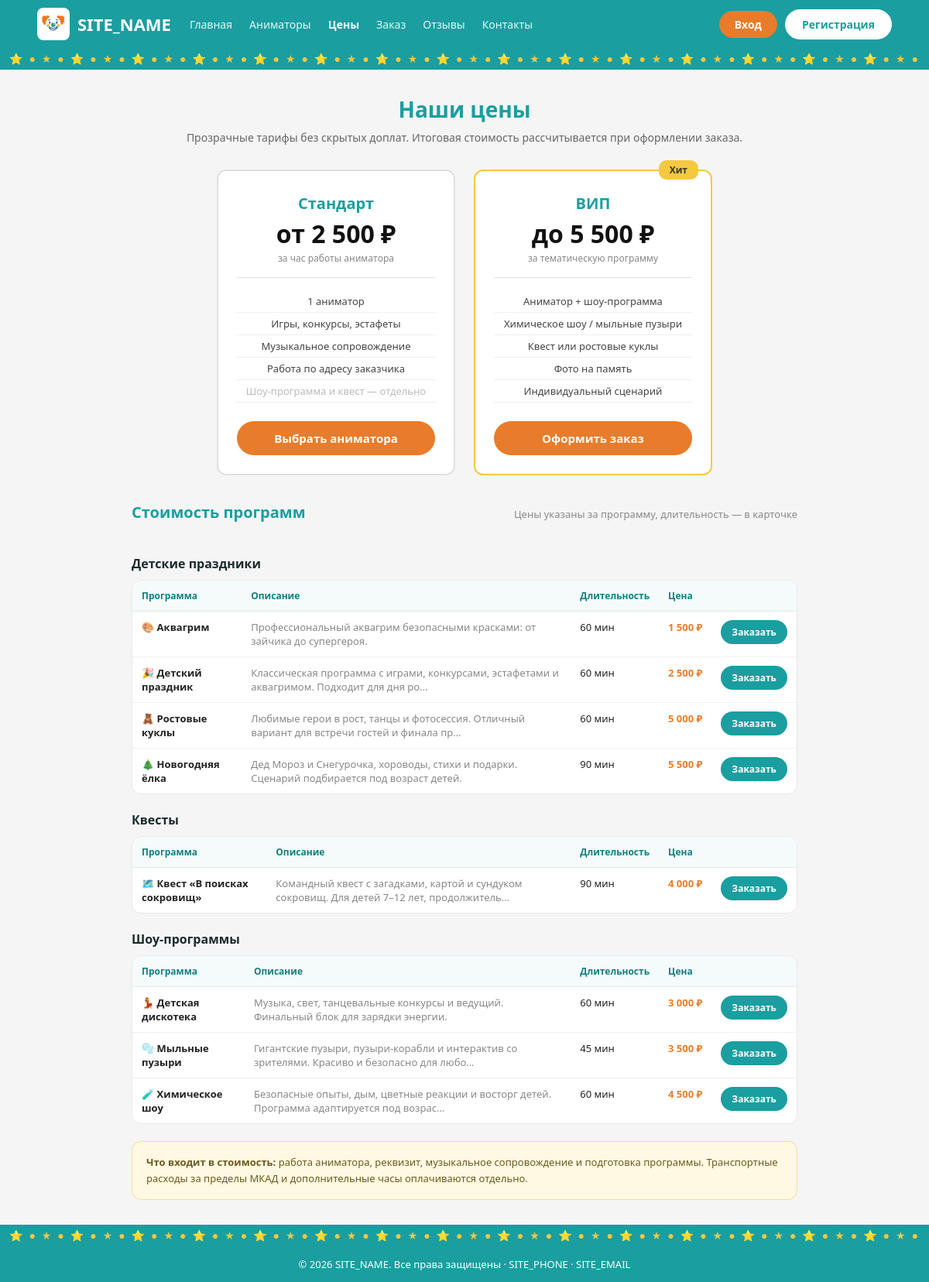
The app's page /prices.php with its own data.
### tables this page shows
CREATE TABLE IF NOT EXISTS programs (
  program_id   INT UNSIGNED NOT NULL AUTO_INCREMENT,
  title        VARCHAR(150) NOT NULL,
  category     VARCHAR(100) NOT NULL DEFAULT 'Детские праздники',
  description  TEXT,
  price        DECIMAL(10,2) NOT NULL DEFAULT 2500.00,
  duration_min SMALLINT UNSIGNED NOT NULL DEFAULT 60,
  image        VARCHAR(255) DEFAULT NULL,
  is_active    TINYINT(1) NOT NULL DEFAULT 1,
  created_at   TIMESTAMP NOT NULL DEFAULT CURRENT_TIMESTAMP,
  PRIMARY KEY (program_id),
  KEY idx_programs_category (category)
);

### functions.php (called while the page is built, shortened)
<?php
function e($value): string
{
    return htmlspecialchars((string)$value, ENT_QUOTES | ENT_SUBSTITUTE, 'UTF-8');
}
function format_price($value): string
{
    return number_format((float)$value, 0, '.', ' ') . ' ₽';
}
function program_icon(string $title, string $category = ''): string
{
    $text = mb_strtolower($title . ' ' . $category);
    if (mb_strpos($text, 'хим') !== false) return '🧪';
    if (mb_strpos($text, 'пузыр') !== false) return '🫧';
    if (mb_strpos($text, 'квест') !== false) return '🗺️';
    if (mb_strpos($text, 'кукл') !== false) return '🧸';
    if (mb_strpos($text, 'ёлк') !== false || mb_strpos($text, 'елк') !== false) return '🎄';
    if (mb_strpos($text, 'аквагрим') !== false) return '🎨';
    if (mb_strpos($text, 'дискотек') !== false) return '💃';
    return '🎉';
}
function get_programs(PDO $pdo, bool $activeOnly = true): array
{
    $sql = 'SELECT * FROM programs';
    if ($activeOnly) {
        $sql .= ' WHERE is_active = 1';
    }
    $sql .= ' ORDER BY category, price';
    return $pdo->query($sql)->fetchAll();
}

### prices.php (the view, shortened to what this page needs)
<?php
require 'db.php';
$programs = get_programs($pdo);
$minPrice = $pdo->query('SELECT MIN(hourly_rate) FROM animators WHERE is_active=1')->fetchColumn() ?: 2500;
$maxPrice = $pdo->query('SELECT MAX(price) FROM programs WHERE is_active=1')->fetchColumn() ?: 5500;
$grouped = [];
foreach ($programs as $p) {
    $grouped[$p['category']][] = $p;
}
require 'includes/header.php';
?>
<div class="page-wrap">
  <div class="page-inner">
    <h1 class="section-title-center">Наши цены</h1>
    <p class="section-sub-center">Прозрачные тарифы без скрытых доплат. Итоговая стоимость рассчитывается при оформлении заказа.</p>
    <div class="prices-grid">
      <div class="price-card">
        <div class="price-title">Стандарт</div>
        <div class="price-amount">от <?= format_price($minPrice) ?></div>
        <div class="price-per">за час работы аниматора</div>
        <div class="price-divider"></div>
        <ul class="price-features">
          <li>1 аниматор</li>
          <li>Игры, конкурсы, эстафеты</li>
          <li>Музыкальное сопровождение</li>
          <li>Работа по адресу заказчика</li>
          <li class="muted">Шоу-программа и квест — отдельно</li>
        </ul>
        <a href="animators.php" class="btn-orange" style="width:100%;text-align:center;display:block">Выбрать аниматора</a>
      </div>
      <div class="price-card vip">
        <div class="price-hit-badge">Хит</div>
        <div class="price-title">ВИП</div>
        <div class="price-amount">до <?= format_price($maxPrice) ?></div>
        <div class="price-per">за тематическую программу</div>
        <div class="price-divider"></div>
        <ul class="price-features">
          <li>Аниматор + шоу-программа</li>
          <li>Химическое шоу / мыльные пузыри</li>
          <li>Квест или ростовые куклы</li>
          <li>Фото на память</li>
          <li>Индивидуальный сценарий</li>
        </ul>
        <a href="order.php" class="btn-orange" style="width:100%;text-align:center;display:block">Оформить заказ</a>
      </div>
    </div>
    <div class="section-head" style="margin-top:34px">
      <h2 class="section-title-teal">Стоимость программ</h2>
      <span class="muted">Цены указаны за программу, длительность — в карточке</span>
    </div>
    <?php foreach ($grouped as $category => $items): ?>
      <h3 class="price-category"><?= e($category) ?></h3>
      <div class="table-wrap">
        <table class="data-table price-table">
          <thead><tr><th>Программа</th><th>Описание</th><th>Длительность</th><th>Цена</th><th></th></tr></thead>
          <tbody>
            <?php foreach ($items as $p): ?>
              <tr>
                <td><b><?= e(program_icon($p['title'], $p['category'])) ?> <?= e($p['title']) ?></b></td>
                <td class="muted"><?= e(mb_strimwidth((string)$p['description'], 0, 90, '…')) ?></td>
                <td><?= (int)$p['duration_min'] ?> мин</td>
                <td class="price-cell"><?= format_price($p['price']) ?></td>
                <td><a class="btn-teal btn-small" href="order.php?program_id=<?= (int)$p['program_id'] ?>">Заказать</a></td>
              </tr>
            <?php endforeach; ?>
          </tbody>
        </table>
      </div>
    <?php endforeach; ?>
    <div class="price-note">
      <b>Что входит в стоимость:</b> работа аниматора, реквизит, музыкальное сопровождение и подготовка программы.
      Транспортные расходы за пределы МКАД и дополнительные часы оплачиваются отдельно.
    </div>
  </div>
</div>
<?php require 'includes/footer.php'; ?>

### style.css (style rules this page uses)
*, *::before, *::after { box-sizing: border-box; margin: 0; padding: 0; }
body { font-family: 'Segoe UI', Arial, sans-serif; background: #f5f5f5; color: #222; min-height: 100vh; display: flex; flex-direction: column; }
a { text-decoration: none; color: inherit; }
.btn-orange { display: inline-block; background: #e87c2a; color: white; font-size: 15px; font-weight: 700; padding: 12px 28px; border-radius: 24px; border: none; cursor: pointer; transition: background 0.15s; }
.btn-teal { display: inline-block; background: #1a9ea0; color: white; font-size: 14px; font-weight: 600; padding: 10px 20px; border-radius: 6px; border: none; cursor: pointer; transition: background 0.15s; }
.section-title-teal { color: #1a9ea0; font-size: 20px; font-weight: 700; margin-bottom: 20px; }
.section-title-center { color: #1a9ea0; font-size: 28px; font-weight: 800; text-align: center; margin-bottom: 8px; }
.section-sub-center { text-align: center; color: #666; font-size: 14px; margin-bottom: 32px; }
.prices-grid { display: grid; grid-template-columns: repeat(2, 1fr); gap: 24px; max-width: 640px; margin: 0 auto; }
.price-card { background: white; border-radius: 12px; border: 2px solid #e0e0e0; padding: 28px 24px 24px; display: flex; flex-direction: column; align-items: center; position: relative; }
.price-card.vip { border-color: #f5c842; }
.price-hit-badge { position: absolute; top: -14px; right: 16px; background: #f5c842; color: #333; font-size: 12px; font-weight: 700; padding: 4px 14px; border-radius: 10px; }
.price-title { color: #1a9ea0; font-size: 20px; font-weight: 700; margin-bottom: 4px; }
.price-amount { font-size: 32px; font-weight: 800; color: #111; margin-bottom: 2px; }
.price-per { font-size: 12px; color: #888; margin-bottom: 16px; }
.price-divider { width: 100%; height: 1px; background: #e0e0e0; margin-bottom: 16px; }
.price-features { list-style: none; width: 100%; margin-bottom: 24px; }
.price-features li { font-size: 13px; color: #444; text-align: center; padding: 5px 0; border-bottom: 1px solid #f0f0f0; }
.price-features li.muted { color: #bbb; }
.page-wrap { background: #f5f5f5; flex: 1; padding: 32px 24px; }
.page-inner { max-width: 860px; margin: 0 auto; }
.muted { color: #888; font-size: 13px; }
.btn-small { padding: 7px 14px; font-size: 12px; border-radius: 16px; }
.section-head { display: flex; justify-content: space-between; align-items: baseline; gap: 12px; margin-bottom: 18px; }
.price-category { color: #1b2b2b; font-size: 16px; margin: 22px 0 10px; }
.price-cell { color: #e87c2a; font-weight: 800; white-space: nowrap; }
.price-note { background: #fff8e2; border: 1px solid #f2dd9b; border-radius: 12px; padding: 16px 18px; color: #6d5a1e; font-size: 13px; line-height: 1.6; margin-top: 22px; }
.table-wrap { overflow-x: auto; background: #fff; border: 1px solid #e5eaea; border-radius: 12px; }
.data-table { width: 100%; border-collapse: collapse; font-size: 13px; min-width: 560px; }
.data-table th { background: #f5fafa; color: #157e80; text-align: left; font-size: 12px; padding: 11px 12px; white-space: nowrap; border-bottom: 1px solid #e5eaea; }
.data-table td { padding: 11px 12px; border-bottom: 1px solid #eef2f2; vertical-align: top; }
.data-table tbody tr:last-child td { border-bottom: none; }

### records on screen
programs: program_icon($p['title'], $p['category']) "🎨", title "Аквагрим", description "Профессиональный аквагрим безопасными красками: от зайчика до супергероя.", duration_min "60", price "1 500 ₽"
programs: program_icon($p['title'], $p['category']) "🎉", title "Детский праздник", description "Классическая программа с играми, конкурсами, эстафетами и аквагримом. Подходит для дня ро…", duration_min "60", price "2 500 ₽"
programs: program_icon($p['title'], $p['category']) "🧸", title "Ростовые куклы", description "Любимые герои в рост, танцы и фотосессия. Отличный вариант для встречи гостей и финала пр…", duration_min "60", price "5 000 ₽"
programs: program_icon($p['title'], $p['category']) "🎄", title "Новогодняя ёлка", description "Дед Мороз и Снегурочка, хороводы, стихи и подарки. Сценарий подбирается под возраст детей.", duration_min "90", price "5 500 ₽"
programs: program_icon($p['title'], $p['category']) "🗺️", title "Квест «В поисках сокровищ»", description "Командный квест с загадками, картой и сундуком сокровищ. Для детей 7–12 лет, продолжитель…", duration_min "90", price "4 000 ₽"
programs: program_icon($p['title'], $p['category']) "💃", title "Детская дискотека", description "Музыка, свет, танцевальные конкурсы и ведущий. Финальный блок для зарядки энергии.", duration_min "60", price "3 000 ₽"
programs: program_icon($p['title'], $p['category']) "🫧", title "Мыльные пузыри", description "Гигантские пузыри, пузыри-корабли и интерактив со зрителями. Красиво и безопасно для любо…", duration_min "45", price "3 500 ₽"
programs: program_icon($p['title'], $p['category']) "🧪", title "Химическое шоу", description "Безопасные опыты, дым, цветные реакции и восторг детей. Программа адаптируется под возрас…", duration_min "60", price "4 500 ₽"

### other values on screen
SITE_NAME "SITE_NAME"
$item[0] "Главная"
$item[0] "Аниматоры"
$item[0] "Цены"
$item[0] "Заказ"
$item[0] "Отзывы"
$item[0] "Контакты"
format_price($minPrice) "2 500 ₽"
format_price($maxPrice) "5 500 ₽"
$category "Детские праздники"
$category "Квесты"
$category "Шоу-программы"
SITE_PHONE "SITE_PHONE"
SITE_EMAIL "SITE_EMAIL"
